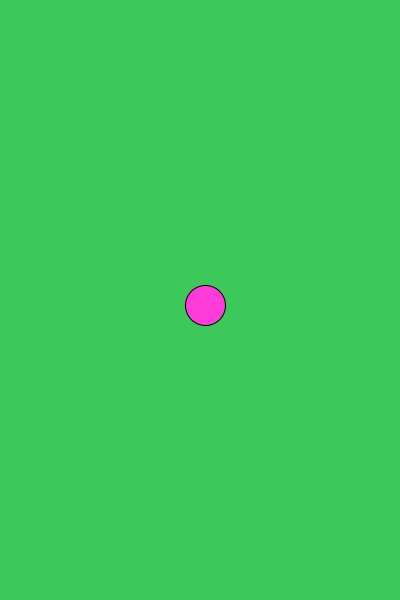
Frame 1 (no input)
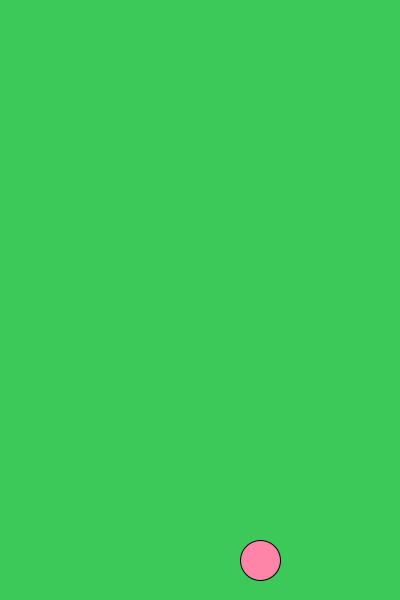
Frame 60 (the mouse pressed at the canvas centre just before this capture)
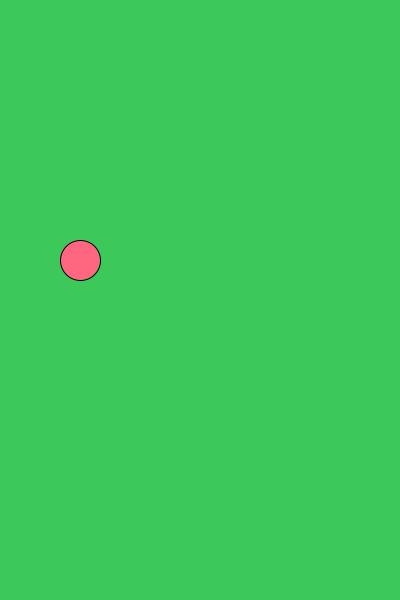
Frame 120 (the mouse held since frame 60 and released just before this capture)

The Processing sketch that drew these frames (run headless with seeded random() and noise(); from frame 60 on, the mouse is pressed at the canvas centre):

// Processing sketch: processing_62372
// ── processing_62372.pde

float radius;
float ballX;
float ballY;
float xSpeed;
float ySpeed;

void setup()
{
  size(400, 600);
  background(random(255), random(255), random(255));
  smooth();
  frameRate(250);
  radius = 20;
  ballX = width/2;
  ballY = height/2;
  xSpeed = 5;
  ySpeed = 5;
}

void draw()
{
  background(61, 200, 90);
  fill(255, random(255), random(255));

  // Is ball at the bottom?
  if (ballY >= height-radius )
  {
   ballY = height-radius;
   ySpeed = ySpeed * (-1) ;
  }

  // Is ball at the top?
  if (ballY <= radius )
  {
   ballY = radius;
   ySpeed = ySpeed * (-1) ;
  }

  // Is ball at the right edge?
  if (ballX >= width-radius )
  {
   ballX = width-radius;
   xSpeed = xSpeed * (-1) ;
  }

  // Is ball at the left edge?
  if (ballX <= radius )
  {
   ballX = radius;
   xSpeed = xSpeed * (-1) ;
  }

  ballX = ballX + xSpeed;
  ballY = ballY + ySpeed;
  ellipse( ballX, ballY, radius*2, radius*2 );
  println("x=" + ballX + " y=" + ballY);
}

void mouseDragged()
{
  ballX = mouseX;
  xSpeed = mouseX - pmouseX ;

  ballY = mouseY;
  ySpeed = mouseY - pmouseY ;
}
